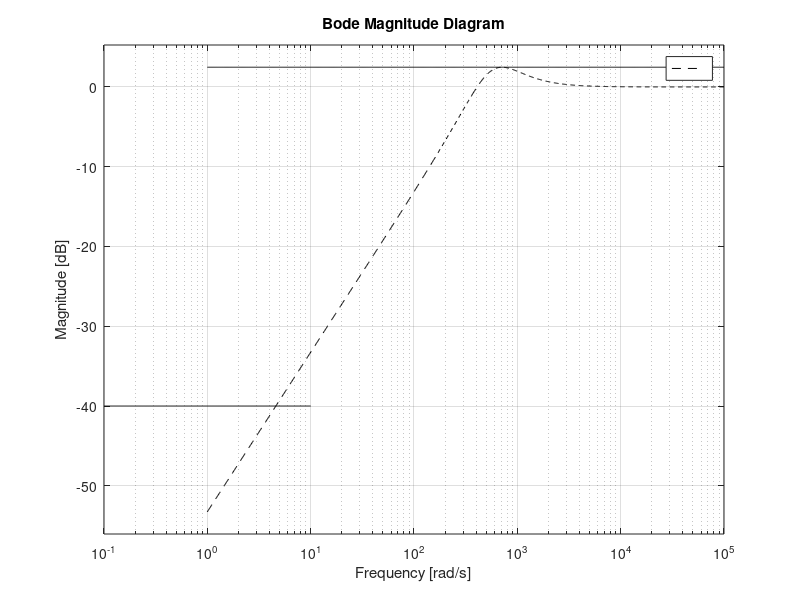

This figure's MATLAB source: (Note: this script raises an error after producing the figure.)
clc
close all
clear variables
format compact
%%
K_min = 0.8;
K_max = 1.2;
K_n = (K_max+K_min)/2;
Wk =  (K_max-K_min)/2;

b_min = 420;
b_max = 580;
b_n = (b_max+b_min)/2;
Wb =  (b_max-b_min)/2;

s = tf('s');
Gpn = 10e6*K_n/(s^2 + b_n*s)
kp = dcgain(s*Gpn)

Gs = 1;
Ga = 3;

%% steady state requirements
Kd = 2
Gf = 1/(Gs*Kd)
Da0 = 8.5e-3
S_star_0 = abs(25e-3/(Da0*kp));

ap = 6e-2;
as = 1e-3;

M_LF =6e-4/ap
M_LF_dB = mag2db(M_LF)

M_HF = (Gs*1e-4)/as
M_HF_dB = mag2db(M_HF)

nu = 0;
%% transient requirements
s_hat = 0.08;
zeta = -log(s_hat)/sqrt(pi^2+log(s_hat)^2)

Spo = (2*zeta*sqrt(2+4*zeta^2 + 2*sqrt(1+8*zeta^2)))/(sqrt(1+8*zeta^2) + 4*zeta^2 -1)
Tpo = 1/(2*zeta*sqrt(1-zeta^2))
Tpo_dB = mag2db(Tpo)

tr = 5e-3
wn_tr = (pi-acos(zeta))/(tr*sqrt(1-zeta^2))

ts = 8.5e-3;
wn_ts = -log(0.05)/(ts*zeta)

wn = max([wn_tr,wn_ts])

%% W1

omega = logspace(0,5,1000);
S2 = s*(s+2*zeta*wn)/(s^2+2*zeta*wn*s+wn^2);

figure(1)
bodemag(omega,S2,'--k')
hold on, grid on
bodemag(omega,tf(Spo),'k')
bodemag({0.1,10},tf(M_LF),'k')

%WS_inv for performance
z1 = 1.45;
p1 = 23;
z2 = 350;
p2 =sqrt(Spo*z1*z2/(S_star_0*p1))
WS_inv = s*S_star_0*(1+s/z1)*(1+s/z2)/((1+s/p1)*(1+(2*0.82*s/p2)+(s/p2)^2));

bodemag(omega,WS_inv,'b')


%WS_inv for design W1
z1 = 1.45;
p1 = 20;
z2 = 350;
p2 =sqrt(Spo*z1*z2/(S_star_0*p1))
WS_inv1 = s*S_star_0*(1+s/z1)*(1+s/z2)/((1+s/p1)*(1+(2*0.707*s/p2)+(s/p2)^2));

bodemag(omega,WS_inv1,'g')

%% W2

T2 = wn^2/(s^2 + 2*zeta*wn*s + wn^2);

figure(2)
bodemag(omega,T2,'--k')
hold on, grid on
bodemag({10000,100000},tf(M_HF),'k')
bodemag(omega, tf(Tpo))

% WT_inv
p3 = 10000*10^((Tpo_dB-M_HF_dB)/-40);
WT_inv = Tpo/(1+(2*s*0.82/p3)+(s/p3)^2)

bodemag(omega,WT_inv,'b')


%% Wu
 
Gpn_mag = squeeze(freqresp(Gpn,omega));
mag_max = zeros(length(omega),1);

figure(3)
hold on, grid on,

for K = linspace(K_min,K_max,30)
    for b = linspace(b_min,b_max,30)
        Gp = 10e6*K/(s^2+b*s);
        Gp_mag = squeeze(freqresp(Gp,omega));

        delta = abs(Gp_mag./Gpn_mag-1);
        plot(omega,delta)
        mag_max = max(delta,mag_max);
    end
end

plot(omega,mag_max,'r','LineWidth',1.5)
set(gca,'XScale','log')
set(gca,'YScale','log')

%% Wfigure,
magg = vpck(mag_max,omega)
W_u_m = fitmag(magg);
[A,B,C,D] = unpck(W_u_m);
Wu = zpk(tf(ss(A,B,C,D)));

%%

figure(5)
bodemag(omega, Wu,'r')
hold on, grid on
bodemag(omega, WT_inv,'b')

%% W1 W2

W2 = (1+s/p3)^2/Tpo
figure(2)
bodemag(omega, 1/W2,'g')

W2mod = tf(1/Tpo);


W1 = 1/WS_inv1;
lambda = 4;
W1mod = minreal(W1*s/(s+lambda),1e-4);

figure(1)
bodemag(omega,1/W1mod,'c')
%% Hinf
[Am,Bm,Cm,Dm] = linmod('generalized_plant')
M = ltisys(Am,Bm,Cm,Dm);
M = sderiv(M,2,[1/p3 1]);
M = sderiv(M,2,[1/p3 1]);
[gopt,Gcmod1] = hinflmi(M,[1 1],0,0.01,[0 0 0]);

[A,B,C,D] = ltiss(Gcmod1);
Gcmod = zpk(tf(ss(A,B,C,D)))
%% clearning the controller
Gc = minreal(Gcmod*(1+s/8.482e06)*(s+2.933)/((s+0.1102)),1e-3)


%%
L = Gcmod *Ga*Gpn*Gs*Gf;
omega_L= logspace(-2,5,10000);
figure(6)
nichols(L,omega)
hold on,grid on

Ln = Gc*Ga*Gpn*Gs*Gf
nichols(Ln,omega)

myngridst(Tpo,Spo)

Tn = minreal(Ln/(1+Ln),1e-3)
figure(2)
bodemag(omega,Tn,'r')

Sn = minreal(1/(1+Ln),1e-3)
figure(1)
bodemag(omega,Sn,'r')
%% 
close 7
t = linspace(0,0.2,1000);
yr = step(Tn*Kd,t);

figure(7)
plot(t,yr,'b','LineWidth',1.5)
hold on,grid on
yline(Kd*1.05)
yline(Kd*0.95)
xline(5e-3,'b')
xline(8.5e-3,'r')

%% error
da = Da0*ones(length(t),1);

yda = lsim(Gpn*Sn,da,t);

figure(8)
hold on, grid on
plot(t,yda,'b','LineWidth',1.5)
yline(25e-3)


%% dp
tdp = linspace(0,10,2000);
dp = ap*sin(tdp*10)

ydp = lsim(Sn,dp,tdp)

figure(9)
hold on, grid on
plot(tdp,ydp,'b','LineWidth',1.5)
yline(6e-4)
yline(-6e-4)

%% ds
tds = linspace(0,0.5,1000);
ds = as*sin(tds*10000)

yds = lsim(Tn/Gs,ds,tds)

figure(10)
hold on, grid on
plot(tds,yds,'b','LineWidth',1.5)
yline(8.5e-4)
yline(-8.5e-4)

%% mu analysis
omega_RP4 = logspace(4,6,1000);
WT_mu_RP4 = tf(1/M_HF)
[An,Bn,Cn,Dn] = linmod('N_scheme_RP4')
N = pck(An,Bn,Cn,Dn);
Nf = frsp(N,omega_RP4);
deltaset=[-1,1;-1,1;1,1];

mubounds = mu(Nf,deltaset)

figure(11)
vplot('liv,m',mubounds)

%% Robust stability
K_min = 0.4;
K_max = 1.6;
K_n = (K_max+K_min)/2;
Wk =  (K_max-K_min)/2;

b_min = 400;
b_max = 600;
b_n = (b_max+b_min)/2;
Wb =  (b_max-b_min)/2;

omega_RS = logspace(-2,6,2000);
[An,Bn,Cn,Dn] = linmod('N_scheme_RS')
N = pck(An,Bn,Cn,Dn);
Nf = frsp(N,omega_RS);
deltaset=[-1,1;-1,1];

mubounds = mu(Nf,deltaset)

figure(12)
vplot('liv,m',mubounds)

%% Wunew
Gpn_mag = squeeze(freqresp(Gpn,omega));
mag_max = zeros(length(omega),1);

figure(14)
hold on, grid on,

for K = linspace(K_min,K_max,30)
    for b = linspace(b_min,b_max,30)
        Gp = 10e6*K/(s^2+b*s);
        Gp_mag = squeeze(freqresp(Gp,omega));

        delta = abs(Gp_mag./Gpn_mag-1);
        plot(omega,delta)
        mag_max = max(delta,mag_max);
    end
end

plot(omega,mag_max,'r','LineWidth',1.5)
set(gca,'XScale','log')
set(gca,'YScale','log')

%% Wfigure,
magg = vpck(mag_max,omega)
figure(15)
W_u_m = fitmag(magg);
[A,B,C,D] = unpck(W_u_m);
Wu_new = zpk(tf(ss(A,B,C,D)))

%%

figure(16)
bodemag(omega, 1/Wu_new,'r')
hold on, grid on
bodemag(omega, Tn,'b')

figure(16)
bodemag(omega,Wu*Tn,'b')
hold on, grid on,
bodemag(omega,Sn/WS_inv,'r')
bodemag(omega,Wu*Tn + Sn/WS_inv,'g')














